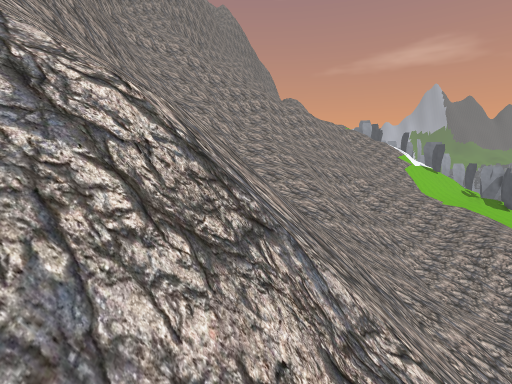
[1] (above)

19 first-person views from a walk through a 3-D level made in the Unity game engine. The camera is 1.2 m above the floor, tilts 8° down and sees 85° across. The floor is counted in squares, 1 m on a side. Each view is taken from the middle of a square. On the plan, view 1 faces up. The plan holds only what a view shows up to about 13 squares ahead; the rest is blank. The place goes on beyond the plan. Some surface patterns are stand-ins.

[2]
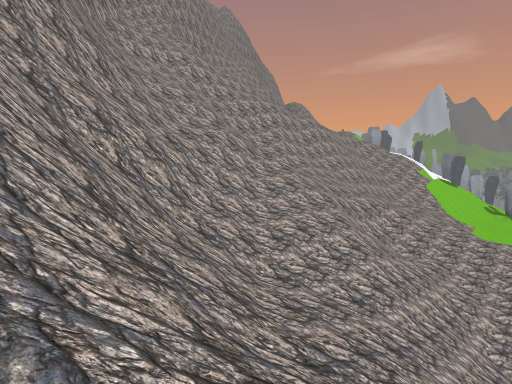

[3]
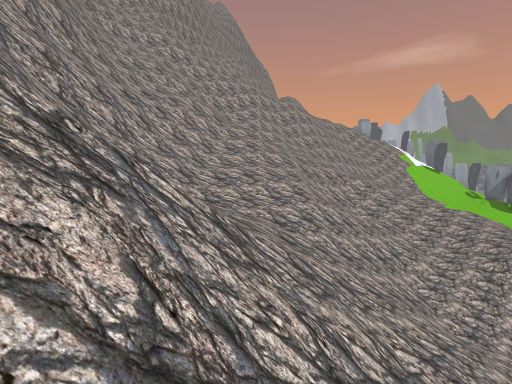

[4]
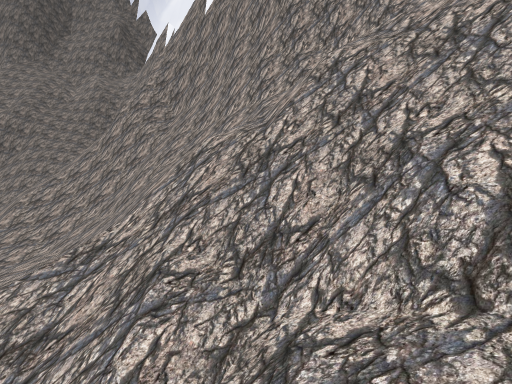

[5]
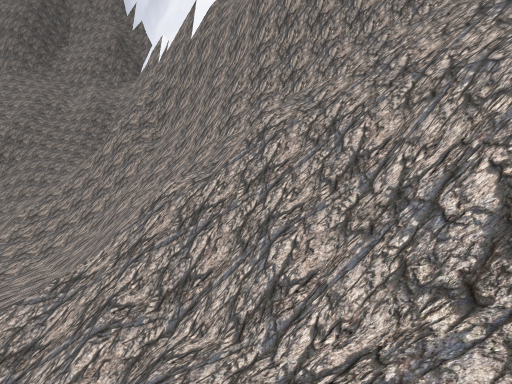

[6]
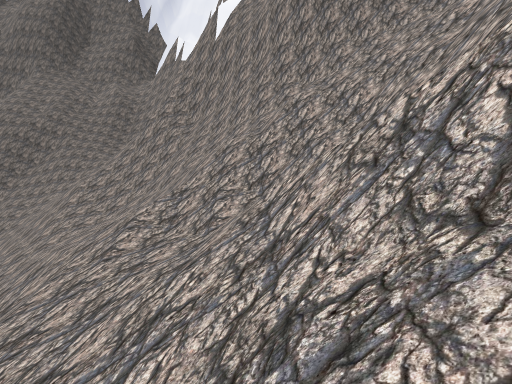

[7]
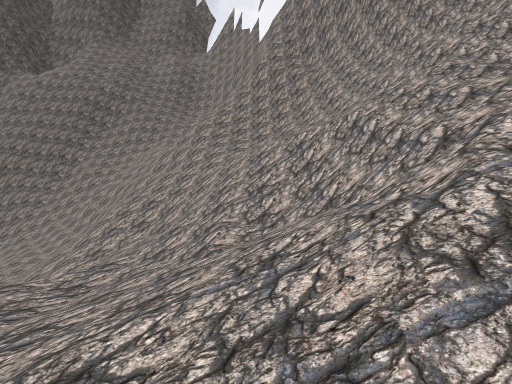

[8]
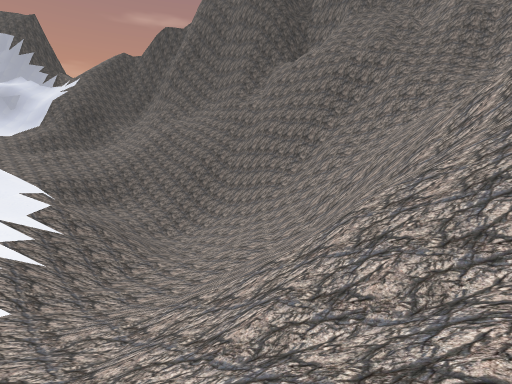

[9]
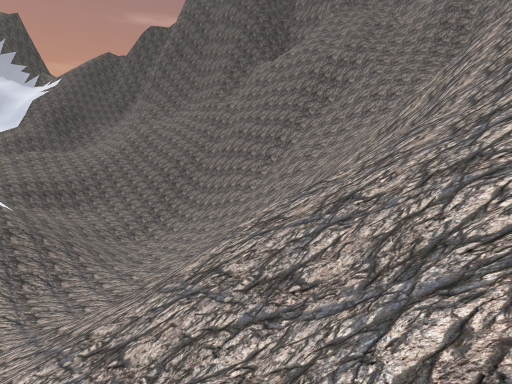

[10]
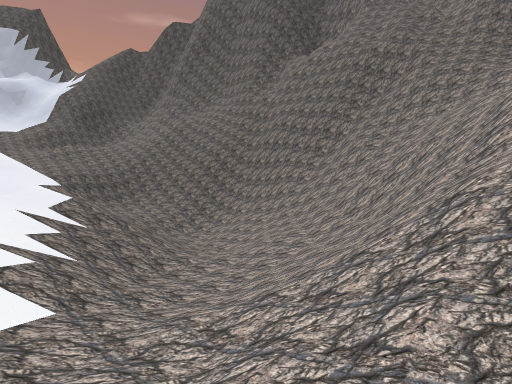

[11]
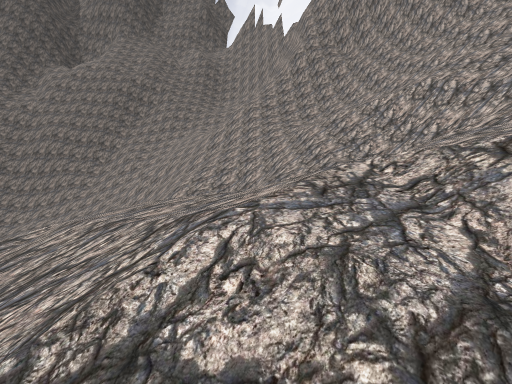

[12]
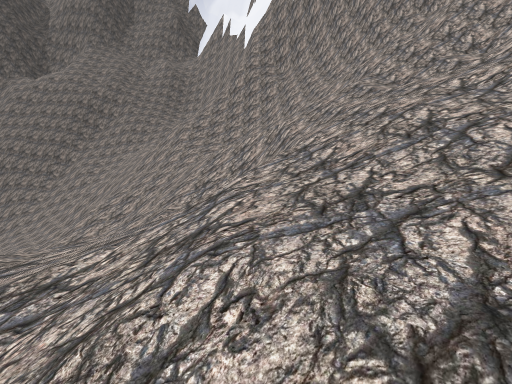

[13]
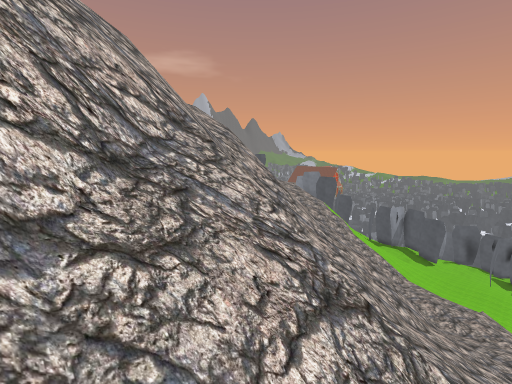

[14]
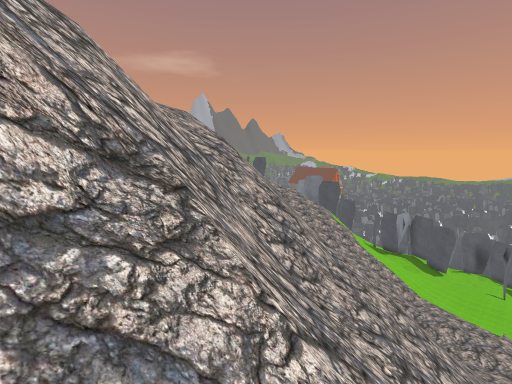

[15]
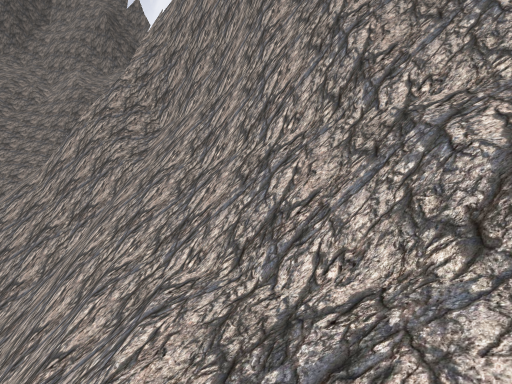

[16]
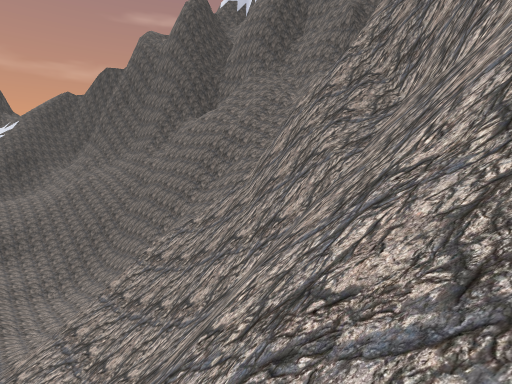

[17]
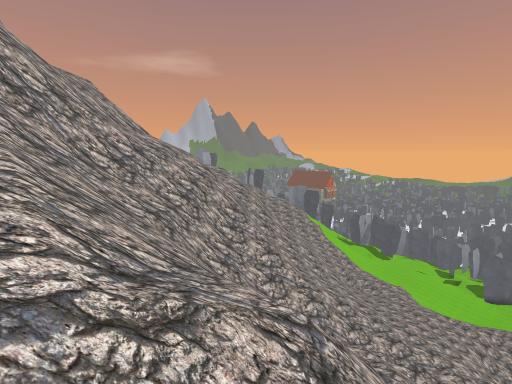

[18]
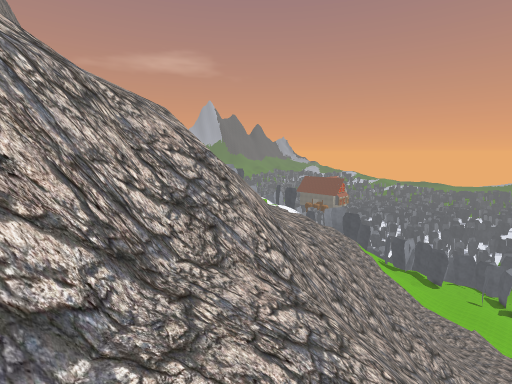

[19]
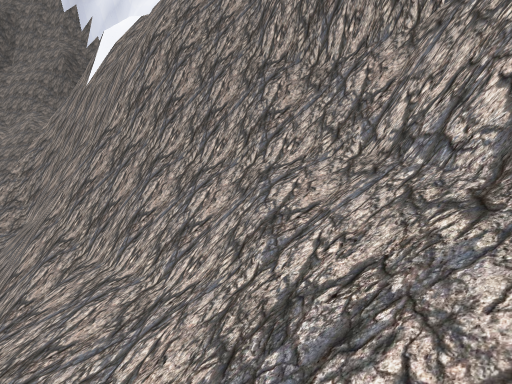

### Floor plan
Key: @ floor where view 1 was taken; # wall or solid block; x gap in a wall; . main floor; : floor 0.75 m higher than the main floor; - floor 0.75 m lower than the main floor; + floor 1.75 m higher than the main floor; _ floor 4 m lower than the main floor; < floor 4.75 m lower than the main floor; ( floor 5.5 m lower than the main floor; / step, stairs or slope; = window, fence, low wall or low ledge; v drop or lower ground.
Columns run from 13 left of view 1 to 23 right of it. Each row starts with its distance up from view 1.
 29    /vvv##vvvv===//////==  ::/
 28    ######==##==///////////::/.
 27   #==/////===/////////////:://
 26 ###=/////===//////////////://
 25 ##=///////////////////////
 24  #=////////////////////+//
 23  ##///////////////////////
 22  ##==////////////////////+
 21   ###/// x////////////////////
 20    ##////////////////////:////
 19     #/=/////=/////////////////
 18     #v=////v=////==///////////
 17     ###/// =/////////:////..//
 16      ##///////////////////..//
 15      ##///v////////////../..//
 14      ##///=////////////--/.//-
 13      #=///v///////////////
 12     ##=//v=///////////////
 11     ##//v////////////////
 10     #//v=/////////////////
  9     #//==////////////////////
  8     #//==/////////////////////
  7     #//#=/////////////////_////
  6     ####=///////////////////////
  5       ##=//////#=////////////////
  4       ###//////#=/////////////////
  3        =///////////////////<///////
  2          = ///////////////<<///////
  1             /=//=/////////(/((//////
  0              @/v=/////////(/((///////
 -1                  ==//            ////

Where each view was taken, in squares from view 1:
view 1: 0 up, 0 right, facing up
view 2: 3 up, 1 left, facing up
view 3: 2 up, 1 right, facing up
view 4: 25 up, 1 right, facing down-left
view 5: 27 up, 1 right, facing down-left
view 6: 29 up, 5 right, facing down-left
view 7: 22 up, 12 right, facing down-left
view 8: 13 up, 10 right, facing down
view 9: 12 up, 7 right, facing down
view 10: 12 up, 12 right, facing down
view 11: 21 up, 16 right, facing down-left
view 12: 25 up, 12 right, facing down-left
view 13: 26 up, 1 left, facing up-right
view 14: 27 up, 0 right, facing up-right
view 15: 19 up, 3 left, facing down-left
view 16: 15 up, 5 left, facing down
view 17: 20 up, 7 left, facing up-right
view 18: 25 up, 10 left, facing up-right
view 19: 27 up, 7 left, facing down-left
